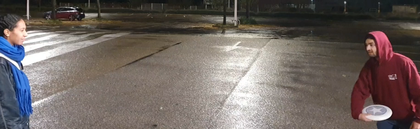
%> input picture image_1.png, 420 x 129 px, shrunk from 1830 x 560 before the run
$ octave Projet.m   (GNU Octave 9; MATLAB toolbox functions it lacks are replaced by stand-ins)
%> lines starting %> are read from the running program, lines starting %| are printed output that depends on the picture; in (x1, y1, x2, y2) boxes, pixels count from 0 and x2, y2 are one past the last pixel; in counts of white or black regions, pixels touching at a corner belong together; the program's own positions count from 1
%> further down, Icouleur is the input picture: size 129x420x3 uint8; mean R, G, B 110.7, 101.3, 97.2
### f_normal.m
function [In] = f_normal(Im)
%2024 9 12 by Anant KAKA/Théo PIPI
Im=double(Im);
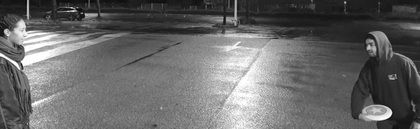
%> Im: size 129x420 double; min 0, max 255, mean 103.6
M=max(max(Im)) ;
%> M = 255
m=min(min(Im));
%> m = 0
In= (Im-m)./(M-m);  % ./ permet de faire une division terme à terme
end

### Projet.m
clear all;
close all;
%deuxieme essaie 03/11/24 Anant KASHID

%d'abord normaliser, puis seuiller pour essayer de ne detecter que le
%frisbee, on peut essayer de creer autour du frisbee une zone ou on
%augmente l'intensité des pixels et on diminue ce qui n'est pas autour
%on essaye ouuuuu
%On essaye sur la premiere image
Icouleur=imread("image_1.png");
I=f_normal(rgb2gray(Icouleur));
s=size(I);
%> s = [129 420]
for i=1:s(1) %je seuil l'image
    for j=1:s(2)
        if I(i,j)<0.7 %seuil a 0.7 on detecte bien le frisbee
            I(i,j)=0;
        else
            I(i,j)=1;
        end
    end
end
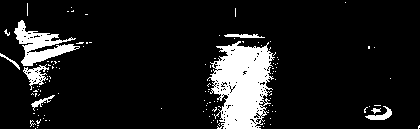
%> I: size 129x420 double; values 0 (black) and 1 (white), 11.2% white; 122 white regions (114 under 20 px), largest, box (x1, y1, x2, y2) and area: (207, 41, 275, 129) 3867, (14, 20, 80, 66) 1193, (23, 64, 49, 90) 274
figure, imshow(I), axis on
%On demande ensuite ou se situe le frisbee, pour initialiser la recherche
prompt="Où se situe le frisbee?";
x=input(prompt); %on indique dans un tableau a peu pres le milieu du frisbee (coordonnees x,y)
%> the answer given: 3
%Je suppose que le frisbee fait a peu près 120 de hauteur et 150 de largeur
%On va rendre toute l'image noire sauf le frisbee
for h=1:x(1)
%> (the run ends here)
